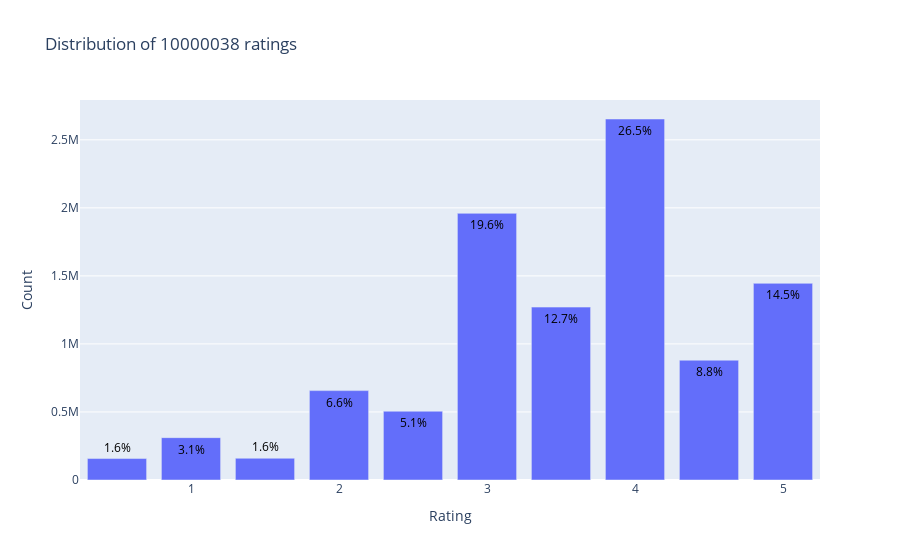

The code cell stored with this chart in its notebook:
### Markdown cell above
Most of the movies are rated 3.0 and 4.0.

### Code cell
from plotly.offline import init_notebook_mode, plot, iplot
import plotly.graph_objs as go
init_notebook_mode(connected=True)

data = df_train['rating'].value_counts().sort_index(ascending=False)
trace = go.Bar(x = data.index, 
              text = ['{:.1f}%'.format(val) for val in (data.values/df_train.shape[0] * 100)],
              textposition = 'auto',
              textfont = dict(color = '#000000'),
              y = data.values,
              )
# Layout Creation
layout = dict(title = 'Distribution of {} ratings'.format(df_train.shape[0]),
             xaxis = dict(title = 'Rating'),
             yaxis = dict(title = 'Count'))

# Create Plot
fig = go.Figure(data = [trace], layout=layout)
fig.show()

### Figure 1 — Plotly figure (JSON) as saved in the notebook; plotly's stock layout.template omitted (floating-point values rounded to 4 significant figures)
{"data": [{"text": ["14.5%", "8.8%", "26.5%", "12.7%", "19.6%", "5.1%", "6.6%", "1.6%", "3.1%", "1.6%"], "textfont": {"color": "#000000"}, "textposition": "auto", "type": "bar", "x": [5, 4.5, 4, 3.5, 3, 2.5, 2, 1.5, 1, 0.5], "y": [1445230, 880516, 2652977, 1270642, 1959759, 505578, 656821, 159731, 311213, 157571]}], "layout": {"autosize": true, "title": {"text": "Distribution of 10000038 ratings"}, "xaxis": {"autorange": true, "range": [0.25, 5.25], "title": {"text": "Rating"}, "type": "linear"}, "yaxis": {"autorange": true, "range": [0, 2793000.0], "title": {"text": "Count"}, "type": "linear"}}}
